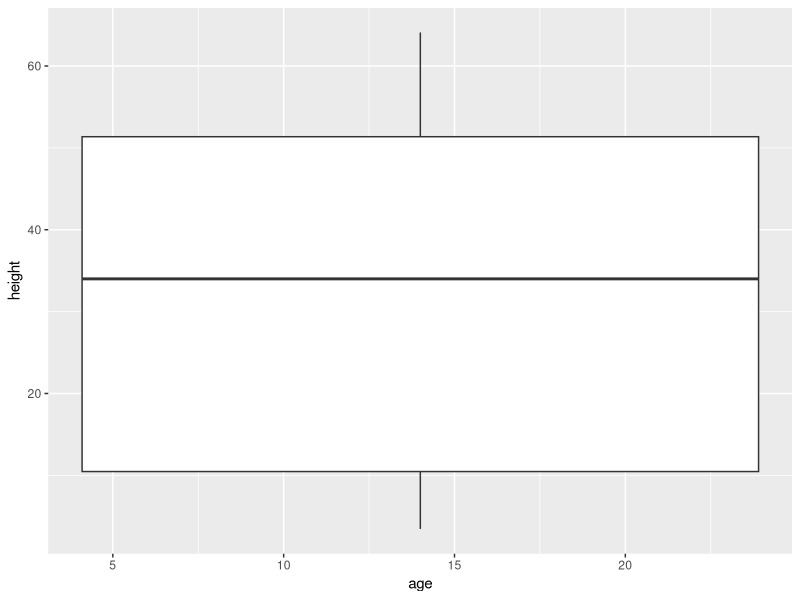

The R script that drew this image:
## ---- chunk 1
head(Loblolly) 
str(Loblolly)
library(ggplot2)
ggplot(Loblolly, aes(x=age, y=height))+geom_boxplot()
